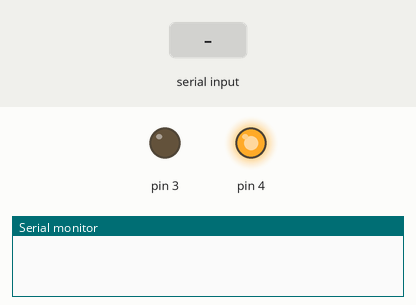
The sketch below on a simulated Arduino Uno, built with avr-gcc and run on an emulated ATmega328P. Shown: output pins drawn as LEDs (lit = HIGH), the last lines printed to the serial monitor. The test bench sets the inputs (shaded band).

Above: at 1.2 s.
1.3 s: "90,45\n" received over Serial
At 1.6 s:
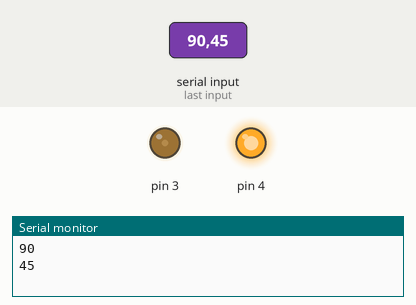
3.8 s: "30,150\n" received over Serial
At 4.6 s:
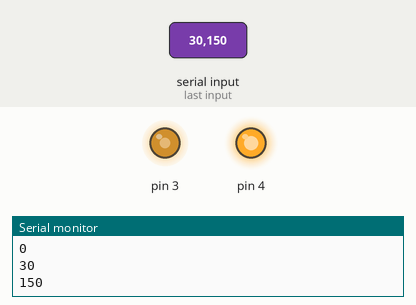
6.3 s: "200\n" received over Serial
At 6.6 s:
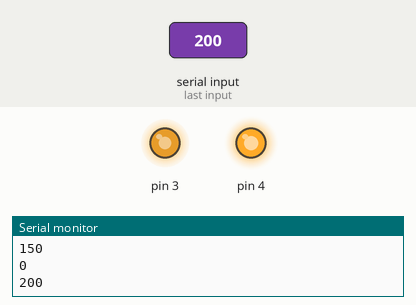
Timing chart, 0 to 9.3 s (numbered marks = the images above; inputs shaded):
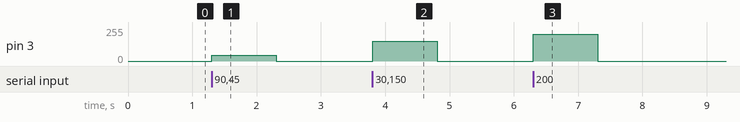

Measured:
- after the input at 1.3 s, pin 3: 0/255 → 45/255 at once, → 0/255 1.0 s later
- after the input at 3.8 s, pin 3: 0/255 → 150/255 at once, → 0/255 1.0 s later
- after the input at 6.3 s, pin 3: 0/255 → 200/255 at once, → 0/255 1.0 s later

The sketch:

sdvd.ino
```cpp
int val = 255;


void setup()
{
  // speed control
  pinMode(4, OUTPUT);
  pinMode(3, OUTPUT);
  digitalWrite(4, HIGH);

  Serial.begin(9600);
}

void loop()
{
  if (Serial.available() > 0) {
    val = Serial.parseInt();
    analogWrite(3, val);
    Serial.println(val);
  }


}
```
